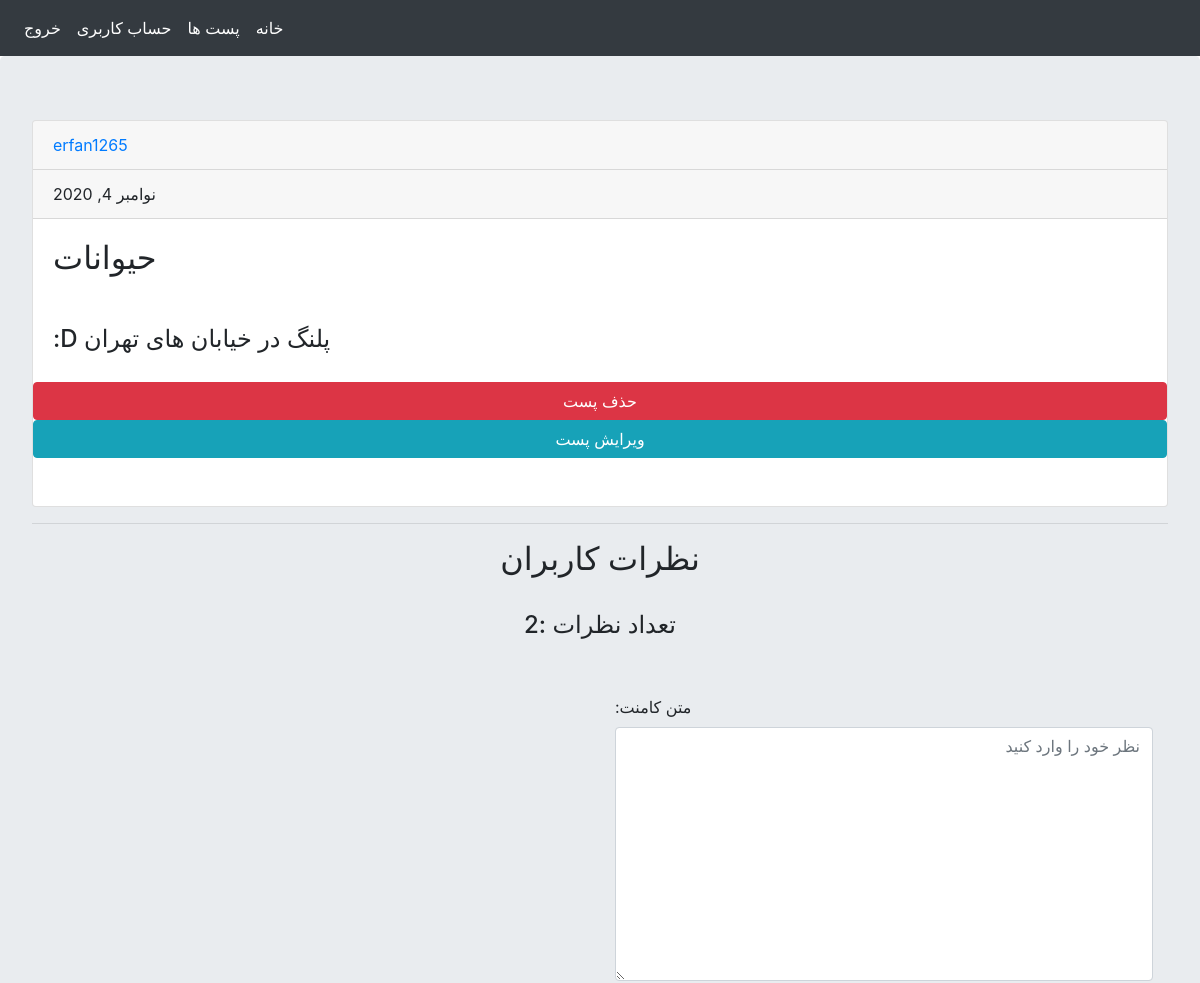
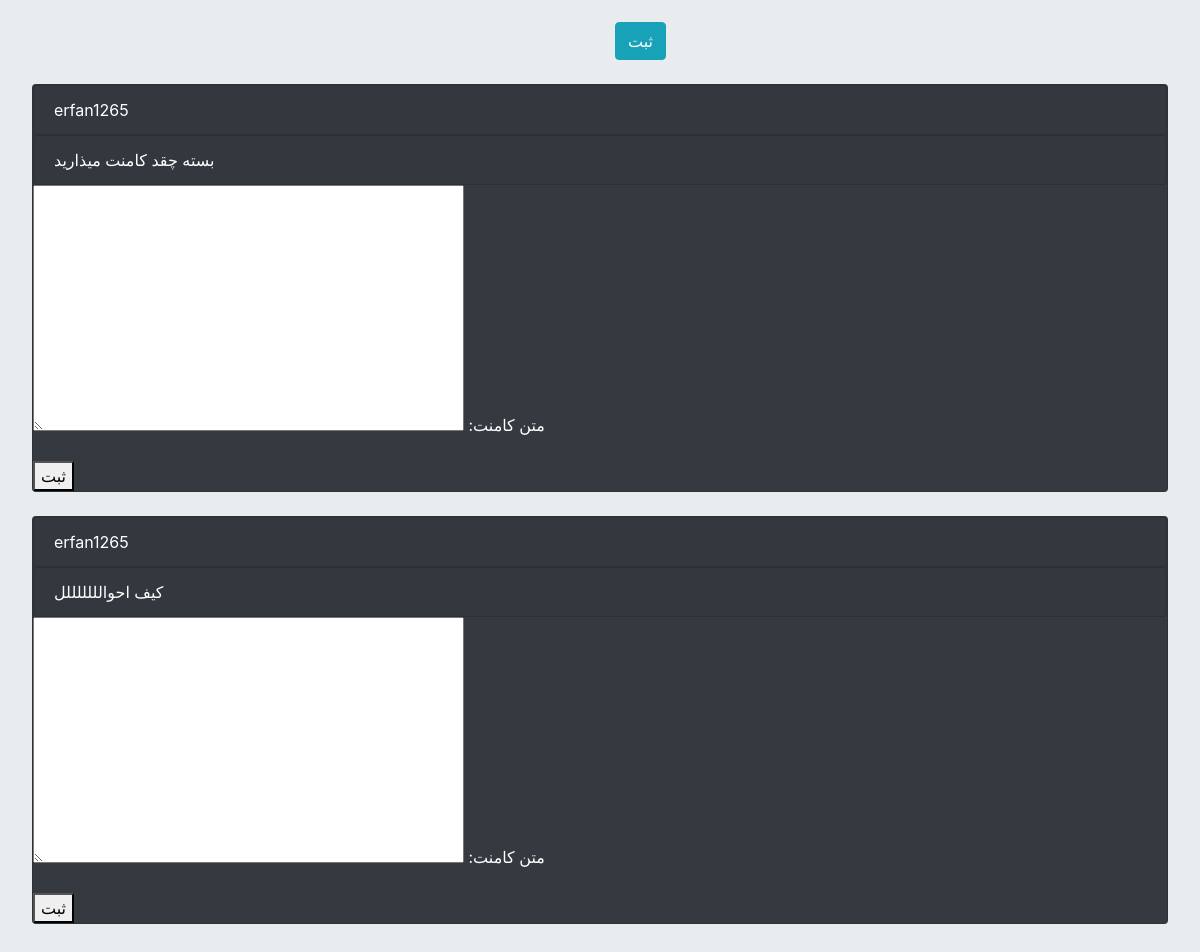
/posts/2020-11-4/حیوانات/ (signed in), run on the app's committed database (2 pictures, top to bottom).
### social_media_posts/models.py (models this page shows, shortened)
class Post(models.Model):
    user = models.ForeignKey(User, on_delete=models.CASCADE, verbose_name="کاربر")
    title = models.CharField(max_length=100, verbose_name="موضوع")
    body = models.TextField(verbose_name="متن پست")
    slug = models.SlugField(unique=True, allow_unicode=True, verbose_name='نام در url')
    created = models.DateTimeField(auto_now_add=True, verbose_name='تاریخ تبت پست')
    objects = PostManager()
    class Meta:
        verbose_name = "پست"
        verbose_name_plural = 'پست ها'

class PostComment(models.Model):
    user = models.ForeignKey(User, on_delete=models.CASCADE, related_name="usercomment", verbose_name='کاربر')
    post = models.ForeignKey(Post, on_delete=models.CASCADE, related_name='postcomment', verbose_name='پست')
    reply = models.ForeignKey("self", on_delete=models.CASCADE, blank=True, null=True, related_name='replycomment',
                              verbose_name="ریپلای")
    is_reply = models.BooleanField(default=False, verbose_name='ریپلای شده')
    body = models.TextField(max_length=400, verbose_name='متن کامنت')
    created = models.DateTimeField(auto_now_add=True, verbose_name='تاریخ ثبت')
    class Meta:
        verbose_name = 'کامنت',
        verbose_name_plural = 'کامنت ها'
        ordering = ('-created',)

### social_media_posts/views.py (the view, shortened to what this page needs)
# urls.py: path("posts/<int:year>-<int:month>-<int:day>/<slug>/", post_detail, name='post_detail'),
def post_detail(request, year, month, day, slug):
    message = messages.get_messages(request)
    reply_form = AddReplyForm(request.POST or None)
    form = PostCommentForm(request.POST or None)
    post = get_object_or_404(Post, created__year=year, created__month=month, created__day=day, slug=slug)
    global liked_by_user
    liked_by_user = False
    if request.user.is_authenticated:
        is_like = LikeSystem.objects.filter(user=request.user, post=post)
        if is_like.exists():
            liked_by_user = True
    comments = PostComment.objects.filter(post=post, is_reply=False)
    context = {
        "post": post,
        "messages": message,
        "comments": comments,
        "comment_form": form,
        "reply_form": reply_form,
        "is_like": liked_by_user
    }
    return render(request, "social_media_posts/post_detail.html", context)

### social_media_posts/forms.py
class PostCommentForm(forms.ModelForm):
    class Meta:
        model = PostComment
        fields = ("body",)
        widgets = {
            "body": forms.Textarea(attrs={"class": "form-control", "placeholder": "نظر خود را وارد کنید"})
        }

class AddReplyForm(forms.ModelForm):
    class Meta:
        model = PostComment
        fields = ("body",)

### social_media_posts/templates/social_media_posts/post_detail.html (shortened to what this page needs)
{% extends 'shared/base.html' %}
{% block content %}
    <div class="card">
        <a href="{% url 'accounts:user_dashboard' user_id=post.user.id %}"><p class="card-header">{{ post.user }}</p>
        </a>
        <p class="card-header"> {{ post.created | date }}</p>
        <h2 class="card-body">
            {{ post.title }}
        </h2>
        <h4 class="card-body">
            {{ post.body }}
        </h4>
        {% if request.user == post.user %}
            <a class="btn btn-danger" href="{% url 'posts:delete_post_by_user' post_id=post.id %}">حذف پست</a>
            <a class="btn btn-info" href="{% url 'posts:edit_post_by_user' post_id=post.id %}">ویرایش پست</a>
        {% endif %}
        <br><br>
    </div>
    <hr>
    <h2 class="text-center">نظرات کاربران</h2><br>
    <h4 class="text-center">تعداد نظرات :{{ comments.count }}</h4><br><br>
    {% if request.user.is_authenticated %}
        <form action="" method="post" class="col-md-6">
            {{ comment_form }}
            <br>
            <button class="btn btn-info" type="submit">ثبت</button>
        </form>
    {% else %}
        <p>برای کامنت گذاشتن ابتدا باید وارد شوید</p>
    {% endif %}
    <br>
    {% for comment in comments %}
        <div class="card bg-dark text-white">
            <p class="card card-header">
                {{ comment.user.username }}
            </p>
            <p class="card card-header">
                {{ comment.body }}
            </p>
            {% if request.user.is_authenticated %}
                <form action="{% url 'posts:add_reply' post.id comment.id %}" method="post">
                    {{ reply_form.as_p }}
                    <button type="submit">ثبت</button>
                </form>
            {% else %}
                <p class="ml-3">برای ثبت پاسخ باید وارد شوید</p>
            {% endif %}
        </div> <br>
    {% empty %}
        <h2 class="text-center">کاربران برای این پست نظری ثبت نکرده اند</h2>
    {% endfor %}
{% endblock %}

### data on the page
Post: user "erfan1265", created "نوامبر 4, 2020", title "حیوانات", body "پلنگ در خیابان های تهران D:"
PostComment: user.username "erfan1265", body "بسته چقد کامنت میذارید"
PostComment: user.username "erfan1265", body "کیف احوالللللللل"

### other printed values
{{ comments.count }} "2"
